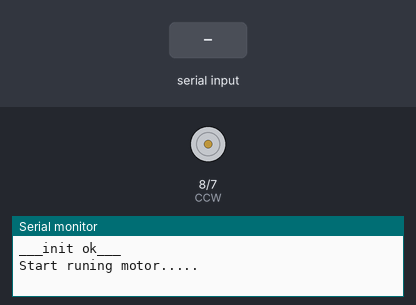
A sketch run on a simulated Arduino Uno, built with avr-gcc and run on an emulated ATmega328P. On the bench: motor-driver pin pairs drawn as motors (green arrow = first pin HIGH = forward, orange = second pin HIGH = backward, longer = more drive, scaled by the enable pin), the last lines printed to the serial monitor. The inputs (shaded band) are chosen by the test bench.

Above: at 1.2 s.
1.3 s: "8" received over Serial
At 2.4 s:
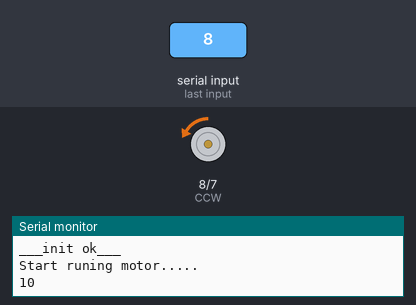
2.8 s: "4" received over Serial
At 3.5 s:
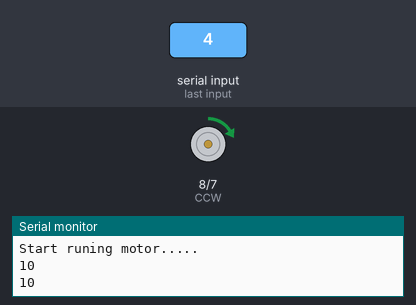
4.3 s: "2" received over Serial
At 4.6 s:
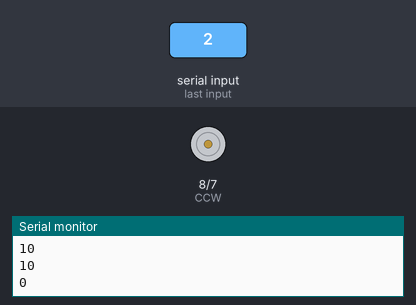
Timing chart, 0 to 7.3 s (numbered marks = the images above; inputs shaded):
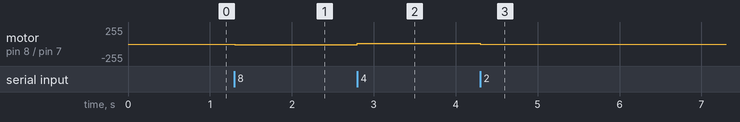

Measured:
- after the input at 1.3 s, motor on pin 8 (CCW) / pin 7 (CW): stopped → backward 10/255 at once
- after the input at 2.8 s, motor on pin 8 (CCW) / pin 7 (CW): backward 10/255 → forward 10/255 at once
- after the input at 4.3 s, motor on pin 8 (CCW) / pin 7 (CW): forward 10/255 → stopped at once

The sketch:

run_motor.ino
```cpp
//run_motor.ino

//for the arduino

#define CW 7
#define CCW 8
#define SPEED 9

int speed;

void setup() {
  	Serial.begin(9600);
	pinMode(CW, OUTPUT);
  	pinMode(CCW, OUTPUT);
  	pinMode(SPEED, OUTPUT);

	digitalWrite(CW, HIGH);
	digitalWrite(CCW, LOW);
  	speed=0;
  	analogWrite(SPEED, speed);

  	Serial.write("___init ok___ \nStart runing motor.....\n");
}

void loop() {
	if (Serial.available() > 0) {
		adapte_vitesse(Serial.read());
		analogWrite(SPEED, speed);
		Serial.println(speed);
  	}
}


void adapte_vitesse(char c){
	switch (c) {
	    case '8':
	    	if(speed<245) speed=speed+10;
	      break;
	    case '2':
	      	if(speed>0) speed=speed-10;
	      break;
	    case '6':
	    	digitalWrite(CW, HIGH);
	    	digitalWrite(CCW, LOW);
	      break;
	    case '4':
	    	digitalWrite(CCW, HIGH);
	    	digitalWrite(CW, LOW);
	      break;
	    default:
	      return;
	}
}
```
